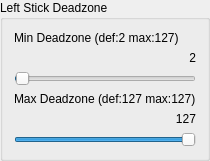
            <widget class="QGroupBox" name="LeftStickDeadZoneGB">
             <property name="sizePolicy">
              <sizepolicy hsizetype="Preferred" vsizetype="Fixed">
               <horstretch>0</horstretch>
               <verstretch>0</verstretch>
              </sizepolicy>
             </property>
             <property name="title">
              <string>Left Stick Deadzone</string>
             </property>
             <layout class="QVBoxLayout" name="verticalLayout_15">
              <item>
               <widget class="QLabel" name="LeftDeadzoneMinLabel">
                <property name="text">
                 <string>Min Deadzone (def:2 max:127)</string>
                </property>
                <property name="alignment">
                 <set>Qt::AlignmentFlag::AlignLeading</set>
                </property>
               </widget>
              </item>
              <item>
               <widget class="QLabel" name="LeftDeadzoneMinValue">
                <property name="sizePolicy">
                 <sizepolicy hsizetype="Minimum" vsizetype="Minimum">
                  <horstretch>0</horstretch>
                  <verstretch>0</verstretch>
                 </sizepolicy>
                </property>
                <property name="text">
                 <string notr="true">2</string>
                </property>
                <property name="alignment">
                 <set>Qt::AlignmentFlag::AlignRight|Qt::AlignmentFlag::AlignTrailing|Qt::AlignmentFlag::AlignVCenter</set>
                </property>
               </widget>
              </item>
              <item>
               <widget class="QSlider" name="LeftDeadzoneMinSlider">
                <property name="sizePolicy">
                 <sizepolicy hsizetype="Preferred" vsizetype="Minimum">
                  <horstretch>0</horstretch>
                  <verstretch>0</verstretch>
                 </sizepolicy>
                </property>
                <property name="minimum">
                 <number>1</number>
                </property>
                <property name="maximum">
                 <number>127</number>
                </property>
                <property name="value">
                 <number>2</number>
                </property>
                <property name="orientation">
                 <enum>Qt::Orientation::Horizontal</enum>
                </property>
               </widget>
              </item>
              <item>
               <widget class="QLabel" name="LeftDeadzoneMaxLabel">
                <property name="text">
                 <string>Max Deadzone (def:127 max:127)</string>
                </property>
                <property name="alignment">
                 <set>Qt::AlignmentFlag::AlignLeading</set>
                </property>
               </widget>
              </item>
              <item>
               <widget class="QLabel" name="LeftDeadzoneMaxValue">
                <property name="sizePolicy">
                 <sizepolicy hsizetype="Minimum" vsizetype="Minimum">
                  <horstretch>0</horstretch>
                  <verstretch>0</verstretch>
                 </sizepolicy>
                </property>
                <property name="text">
                 <string notr="true">127</string>
                </property>
                <property name="alignment">
                 <set>Qt::AlignmentFlag::AlignRight|Qt::AlignmentFlag::AlignTrailing|Qt::AlignmentFlag::AlignVCenter</set>
                </property>
               </widget>
              </item>
              <item>
               <widget class="QSlider" name="LeftDeadzoneMaxSlider">
                <property name="sizePolicy">
                 <sizepolicy hsizetype="Preferred" vsizetype="Minimum">
                  <horstretch>0</horstretch>
                  <verstretch>0</verstretch>
                 </sizepolicy>
                </property>
                <property name="minimum">
                 <number>1</number>
                </property>
                <property name="maximum">
                 <number>127</number>
                </property>
                <property name="value">
                 <number>127</number>
                </property>
                <property name="orientation">
                 <enum>Qt::Orientation::Horizontal</enum>
                </property>
               </widget>
              </item>
             </layout>
            </widget>
